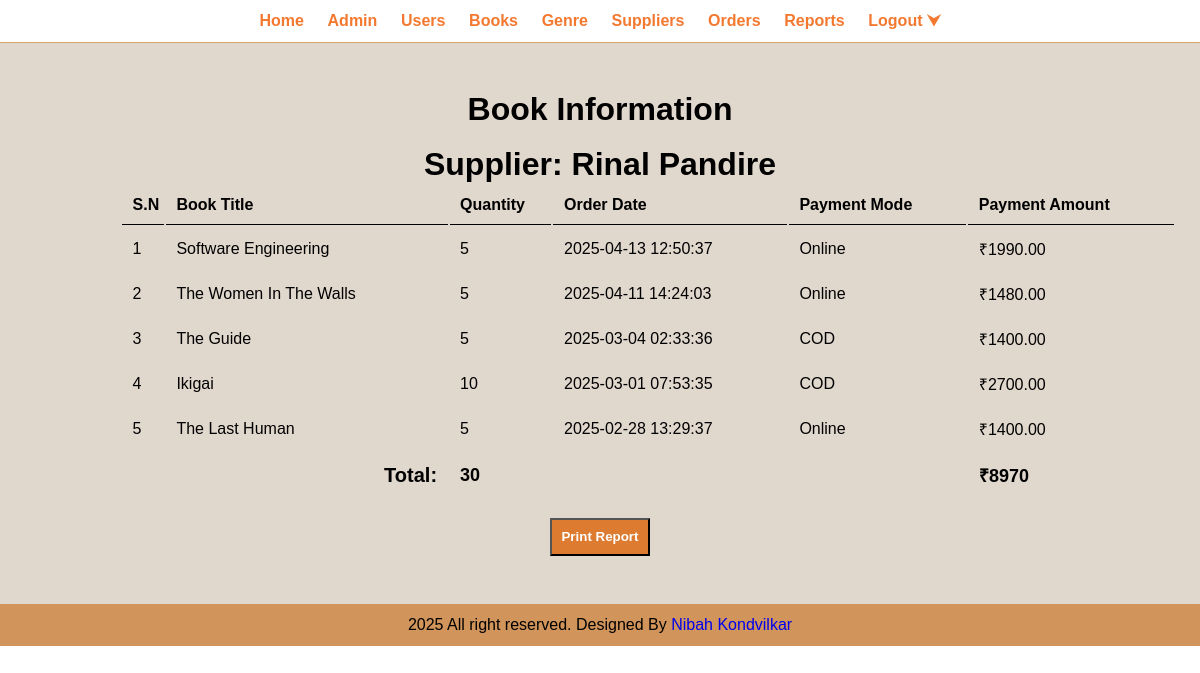
Screenshot of /admin/book-info.php?id=4 (signed in) with the database file from the repository.
### tables this page shows
CREATE TABLE `tbl_supplier` (
  `id` int(10) UNSIGNED NOT NULL,
  `full_name` varchar(100) NOT NULL,
  `contact` varchar(20) NOT NULL,
  `email` varchar(100) NOT NULL,
  `address` varchar(255) NOT NULL
);

CREATE TABLE `tbl_supplier_books` (
  `id` int(10) UNSIGNED NOT NULL,
  `supplier_id` int(10) UNSIGNED NOT NULL,
  `book_title` varchar(255) NOT NULL,
  `quantity` int(11) NOT NULL,
  `order_date` timestamp NOT NULL DEFAULT current_timestamp(),
  `payment_mode` varchar(100) NOT NULL,
  `payment_amount` decimal(10,2) NOT NULL
);

### admin/book-info.php (the view, shortened to what this page needs)
<?php include('partials/menu.php'); ?>
<head>
</head>
<div class="main-content text-center">
    <div class="wrapper">
        <h1>Book Information</h1>
        <br>
        <?php
        if (isset($_GET['id'])) {
            $supplier_id = $_GET['id'];
            $supplier_query = mysqli_query($conn, "SELECT full_name FROM tbl_supplier WHERE id = '$supplier_id'");
            if ($supplier_query && mysqli_num_rows($supplier_query) > 0) {
                $supplier_name = mysqli_fetch_assoc($supplier_query)['full_name'];
                echo "<h1>Supplier: $supplier_name</h1>";
            } else {
                echo "<div class='error'>Supplier not found.</div>";
                exit;
            }
            $sql = "SELECT sb.book_title, sb.quantity, sb.order_date, sb.payment_mode, sb.payment_amount
                    FROM tbl_supplier_books sb
                    WHERE sb.supplier_id = '$supplier_id'
                    ORDER BY sb.order_date DESC";
            $res = mysqli_query($conn, $sql);
            if ($res && mysqli_num_rows($res) > 0) {
                echo "<table class='tbl-full'>
                      <tr>
                          <th>S.N</th>
                          <th>Book Title</th>
                          <th>Quantity</th>
                          <th>Order Date</th>
                          <th>Payment Mode</th>
                          <th>Payment Amount</th>
                      </tr>";
                $sn = 1;
                $total_quantity = 0;
                $total_payment = 0;
                while ($row = mysqli_fetch_assoc($res)) {
                    echo "<tr>
                          <td>" . $sn++ . "</td>
                          <td>" . $row['book_title'] . "</td>
                          <td>" . $row['quantity'] . "</td>
                          <td>" . $row['order_date'] . "</td>
                          <td>" . $row['payment_mode'] . "</td>
                          <td>₹" . $row['payment_amount'] . "</td>
                          </tr>";
                    $total_quantity += $row['quantity'];
                    $total_payment += $row['payment_amount'];
                }
                echo "<tr>
                        <td colspan='2' style='text-align:right; font-size:20px;'><b>Total:</b></td>
                        <td style='font-size:18px;'><b>$total_quantity</b></td>
                        <td colspan='2'></td>
                        <td style='font-size:18px;'><b>₹$total_payment</b></td>
                      </tr>";
                echo "</table>";
            } else {
                echo "<div class='error'>No book orders found for this supplier.</div>";
            }
        } else {
            echo "<div class='error'>Invalid request. No supplier ID provided.</div>";
        }
        ?>
        <br>
        <form>
            <button type="button" class="no-print btn-report" onclick="window.print()">Print Report</button>
        </form>
    </div>
</div>
<?php include('partials/footer.php'); ?>

### css/admin.css (style rules this page uses)
* { margin: 0; padding: 0; font-family: Arial, Helvetica, sans-serif; }
.wrapper { padding: 1%; width: 80%; margin: 0 auto; }
.text-center { text-align: center; }
.tbl-full { width: 110%; text-overflow : ellipsis; }
table tr th { border-bottom: 1px solid black; padding: 1%; text-align: left; }
table tr td { padding: 1%; }
.btn-report { background-color: #dd7b30; padding: 1%; color: white; text-decoration: none; font-weight: bold; display: inline-table; }
.main-content { background-color:#e0d7cd ; padding: 3% 0; }

### rows the page displays
tbl_supplier: full_name "Rinal Pandire"
tbl_supplier_books: book_title "Software Engineering", quantity "5", order_date "2025-04-13 12:50:37", payment_mode "Online", payment_amount "1990.00"
tbl_supplier_books: book_title "The Women In The Walls", quantity "5", order_date "2025-04-11 14:24:03", payment_mode "Online", payment_amount "1480.00"
tbl_supplier_books: book_title "The Guide", quantity "5", order_date "2025-03-04 02:33:36", payment_mode "COD", payment_amount "1400.00"
tbl_supplier_books: book_title "Ikigai", quantity "10", order_date "2025-03-01 07:53:35", payment_mode "COD", payment_amount "2700.00"
tbl_supplier_books: book_title "The Last Human", quantity "5", order_date "2025-02-28 13:29:37", payment_mode "Online", payment_amount "1400.00"

### other values shown
$total_quantity "30"
$total_payment "8970"
